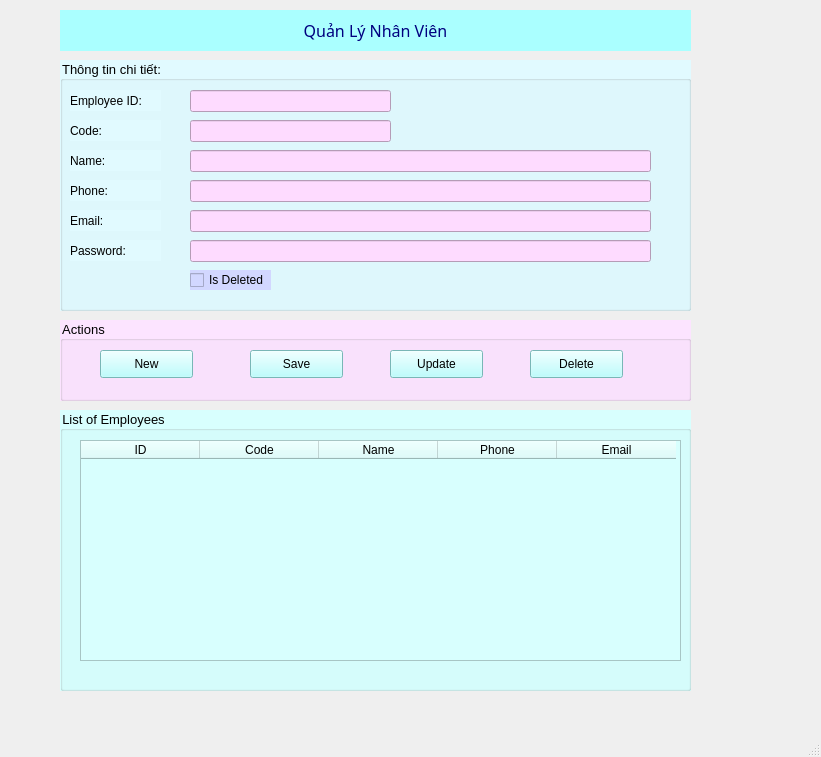
<?xml version="1.0" encoding="UTF-8"?>
<ui version="4.0">
 <class>MainWindow</class>
 <widget class="QMainWindow" name="MainWindow">
  <property name="geometry">
   <rect>
    <x>0</x>
    <y>0</y>
    <width>821</width>
    <height>757</height>
   </rect>
  </property>
  <property name="windowTitle">
   <string>MainWindow</string>
  </property>
  <widget class="QWidget" name="centralwidget">
   <widget class="QLabel" name="label">
    <property name="geometry">
     <rect>
      <x>60</x>
      <y>10</y>
      <width>631</width>
      <height>41</height>
     </rect>
    </property>
    <property name="font">
     <font>
      <family>Noto Sans JP</family>
      <pointsize>12</pointsize>
      <weight>9</weight>
      <italic>false</italic>
      <bold>false</bold>
     </font>
    </property>
    <property name="styleSheet">
     <string notr="true">color: rgb(0, 0, 127);
background-color: rgb(170, 255, 255);
font: 75 12pt &quot;Noto Sans JP&quot;;</string>
    </property>
    <property name="text">
     <string>Quản Lý Nhân Viên</string>
    </property>
    <property name="alignment">
     <set>Qt::AlignCenter</set>
    </property>
   </widget>
   <widget class="QGroupBox" name="groupBox">
    <property name="geometry">
     <rect>
      <x>60</x>
      <y>60</y>
      <width>631</width>
      <height>251</height>
     </rect>
    </property>
    <property name="font">
     <font>
      <pointsize>10</pointsize>
     </font>
    </property>
    <property name="styleSheet">
     <string notr="true">background-color: rgb(225, 250, 255);
color: rgb(0, 0, 0);</string>
    </property>
    <property name="title">
     <string>Thông tin chi tiết:</string>
    </property>
    <widget class="QLabel" name="label_2">
     <property name="geometry">
      <rect>
       <x>10</x>
       <y>30</y>
       <width>91</width>
       <height>21</height>
      </rect>
     </property>
     <property name="font">
      <font>
       <pointsize>9</pointsize>
      </font>
     </property>
     <property name="text">
      <string>Employee ID:</string>
     </property>
    </widget>
    <widget class="QLineEdit" name="lineEdit_ID">
     <property name="geometry">
      <rect>
       <x>130</x>
       <y>30</y>
       <width>201</width>
       <height>22</height>
      </rect>
     </property>
     <property name="font">
      <font>
       <pointsize>11</pointsize>
      </font>
     </property>
     <property name="styleSheet">
      <string notr="true">
background-color: rgb(254, 219, 255);</string>
     </property>
    </widget>
    <widget class="QLabel" name="label_3">
     <property name="geometry">
      <rect>
       <x>10</x>
       <y>60</y>
       <width>91</width>
       <height>21</height>
      </rect>
     </property>
     <property name="font">
      <font>
       <pointsize>9</pointsize>
      </font>
     </property>
     <property name="text">
      <string>Code:</string>
     </property>
    </widget>
    <widget class="QLineEdit" name="lineEdit_Code">
     <property name="geometry">
      <rect>
       <x>130</x>
       <y>60</y>
       <width>201</width>
       <height>22</height>
      </rect>
     </property>
     <property name="styleSheet">
      <string notr="true">
background-color: rgb(254, 219, 255);</string>
     </property>
    </widget>
    <widget class="QLabel" name="label_4">
     <property name="geometry">
      <rect>
       <x>10</x>
       <y>90</y>
       <width>91</width>
       <height>21</height>
      </rect>
     </property>
     <property name="font">
      <font>
       <pointsize>9</pointsize>
      </font>
     </property>
     <property name="text">
      <string>Name:</string>
     </property>
    </widget>
    <widget class="QLineEdit" name="lineEdit_Name">
     <property name="geometry">
      <rect>
       <x>130</x>
       <y>90</y>
       <width>461</width>
       <height>22</height>
      </rect>
     </property>
     <property name="styleSheet">
      <string notr="true">
background-color: rgb(254, 219, 255);</string>
     </property>
    </widget>
    <widget class="QLineEdit" name="lineEdit_Phone">
     <property name="geometry">
      <rect>
       <x>130</x>
       <y>120</y>
       <width>461</width>
       <height>22</height>
      </rect>
     </property>
     <property name="styleSheet">
      <string notr="true">
background-color: rgb(254, 219, 255);</string>
     </property>
    </widget>
    <widget class="QLabel" name="label_5">
     <property name="geometry">
      <rect>
       <x>10</x>
       <y>120</y>
       <width>91</width>
       <height>21</height>
      </rect>
     </property>
     <property name="font">
      <font>
       <pointsize>9</pointsize>
      </font>
     </property>
     <property name="text">
      <string>Phone:</string>
     </property>
    </widget>
    <widget class="QLineEdit" name="lineEdit_Email">
     <property name="geometry">
      <rect>
       <x>130</x>
       <y>150</y>
       <width>461</width>
       <height>22</height>
      </rect>
     </property>
     <property name="styleSheet">
      <string notr="true">
background-color: rgb(254, 219, 255);</string>
     </property>
    </widget>
    <widget class="QLineEdit" name="lineEdit_Password">
     <property name="geometry">
      <rect>
       <x>130</x>
       <y>180</y>
       <width>461</width>
       <height>22</height>
      </rect>
     </property>
     <property name="styleSheet">
      <string notr="true">
background-color: rgb(254, 219, 255);</string>
     </property>
    </widget>
    <widget class="QLabel" name="label_6">
     <property name="geometry">
      <rect>
       <x>10</x>
       <y>150</y>
       <width>91</width>
       <height>21</height>
      </rect>
     </property>
     <property name="font">
      <font>
       <pointsize>9</pointsize>
      </font>
     </property>
     <property name="text">
      <string>Email:</string>
     </property>
    </widget>
    <widget class="QLabel" name="label_7">
     <property name="geometry">
      <rect>
       <x>10</x>
       <y>180</y>
       <width>91</width>
       <height>21</height>
      </rect>
     </property>
     <property name="font">
      <font>
       <pointsize>9</pointsize>
      </font>
     </property>
     <property name="text">
      <string>Password:</string>
     </property>
    </widget>
    <widget class="QCheckBox" name="checkBox_IsDeleted">
     <property name="geometry">
      <rect>
       <x>130</x>
       <y>210</y>
       <width>81</width>
       <height>20</height>
      </rect>
     </property>
     <property name="styleSheet">
      <string notr="true">background-color: rgb(210, 215, 255);</string>
     </property>
     <property name="text">
      <string>Is Deleted</string>
     </property>
    </widget>
   </widget>
   <widget class="QGroupBox" name="groupBox_2">
    <property name="geometry">
     <rect>
      <x>60</x>
      <y>320</y>
      <width>631</width>
      <height>81</height>
     </rect>
    </property>
    <property name="font">
     <font>
      <pointsize>10</pointsize>
     </font>
    </property>
    <property name="styleSheet">
     <string notr="true">color: rgb(0, 0, 0); 
background-color: rgb(252, 228, 255);</string>
    </property>
    <property name="title">
     <string>Actions</string>
    </property>
    <widget class="QPushButton" name="pushButton_New">
     <property name="geometry">
      <rect>
       <x>40</x>
       <y>30</y>
       <width>93</width>
       <height>28</height>
      </rect>
     </property>
     <property name="styleSheet">
      <string notr="true">background-color: rgb(170, 255, 255);</string>
     </property>
     <property name="text">
      <string>New</string>
     </property>
    </widget>
    <widget class="QPushButton" name="pushButton_Save">
     <property name="geometry">
      <rect>
       <x>190</x>
       <y>30</y>
       <width>93</width>
       <height>28</height>
      </rect>
     </property>
     <property name="styleSheet">
      <string notr="true">background-color: rgb(170, 255, 255);</string>
     </property>
     <property name="text">
      <string>Save</string>
     </property>
    </widget>
    <widget class="QPushButton" name="pushButton_Delete">
     <property name="geometry">
      <rect>
       <x>470</x>
       <y>30</y>
       <width>93</width>
       <height>28</height>
      </rect>
     </property>
     <property name="styleSheet">
      <string notr="true">background-color: rgb(170, 255, 255);</string>
     </property>
     <property name="text">
      <string>Delete</string>
     </property>
    </widget>
    <widget class="QPushButton" name="pushButton_Update">
     <property name="geometry">
      <rect>
       <x>330</x>
       <y>30</y>
       <width>93</width>
       <height>28</height>
      </rect>
     </property>
     <property name="styleSheet">
      <string notr="true">background-color: rgb(170, 255, 255);</string>
     </property>
     <property name="text">
      <string>Update</string>
     </property>
    </widget>
   </widget>
   <widget class="QGroupBox" name="groupBox_3">
    <property name="geometry">
     <rect>
      <x>60</x>
      <y>410</y>
      <width>631</width>
      <height>281</height>
     </rect>
    </property>
    <property name="font">
     <font>
      <pointsize>10</pointsize>
     </font>
    </property>
    <property name="styleSheet">
     <string notr="true">background-color: rgb(252, 228, 255);
background-color: rgb(216, 255, 254);
color: rgb(0, 0, 0)</string>
    </property>
    <property name="title">
     <string>List of Employees</string>
    </property>
    <widget class="QTableWidget" name="tableWidget_Employee">
     <property name="geometry">
      <rect>
       <x>20</x>
       <y>30</y>
       <width>601</width>
       <height>221</height>
      </rect>
     </property>
     <attribute name="horizontalHeaderDefaultSectionSize">
      <number>119</number>
     </attribute>
     <attribute name="horizontalHeaderHighlightSections">
      <bool>true</bool>
     </attribute>
     <column>
      <property name="text">
       <string>ID</string>
      </property>
     </column>
     <column>
      <property name="text">
       <string>Code</string>
      </property>
     </column>
     <column>
      <property name="text">
       <string>Name</string>
      </property>
     </column>
     <column>
      <property name="text">
       <string>Phone</string>
      </property>
     </column>
     <column>
      <property name="text">
       <string>Email</string>
      </property>
     </column>
    </widget>
   </widget>
  </widget>
  <widget class="QMenuBar" name="menubar">
   <property name="geometry">
    <rect>
     <x>0</x>
     <y>0</y>
     <width>821</width>
     <height>26</height>
    </rect>
   </property>
  </widget>
  <widget class="QStatusBar" name="statusbar"/>
 </widget>
 <resources/>
 <connections/>
</ui>
